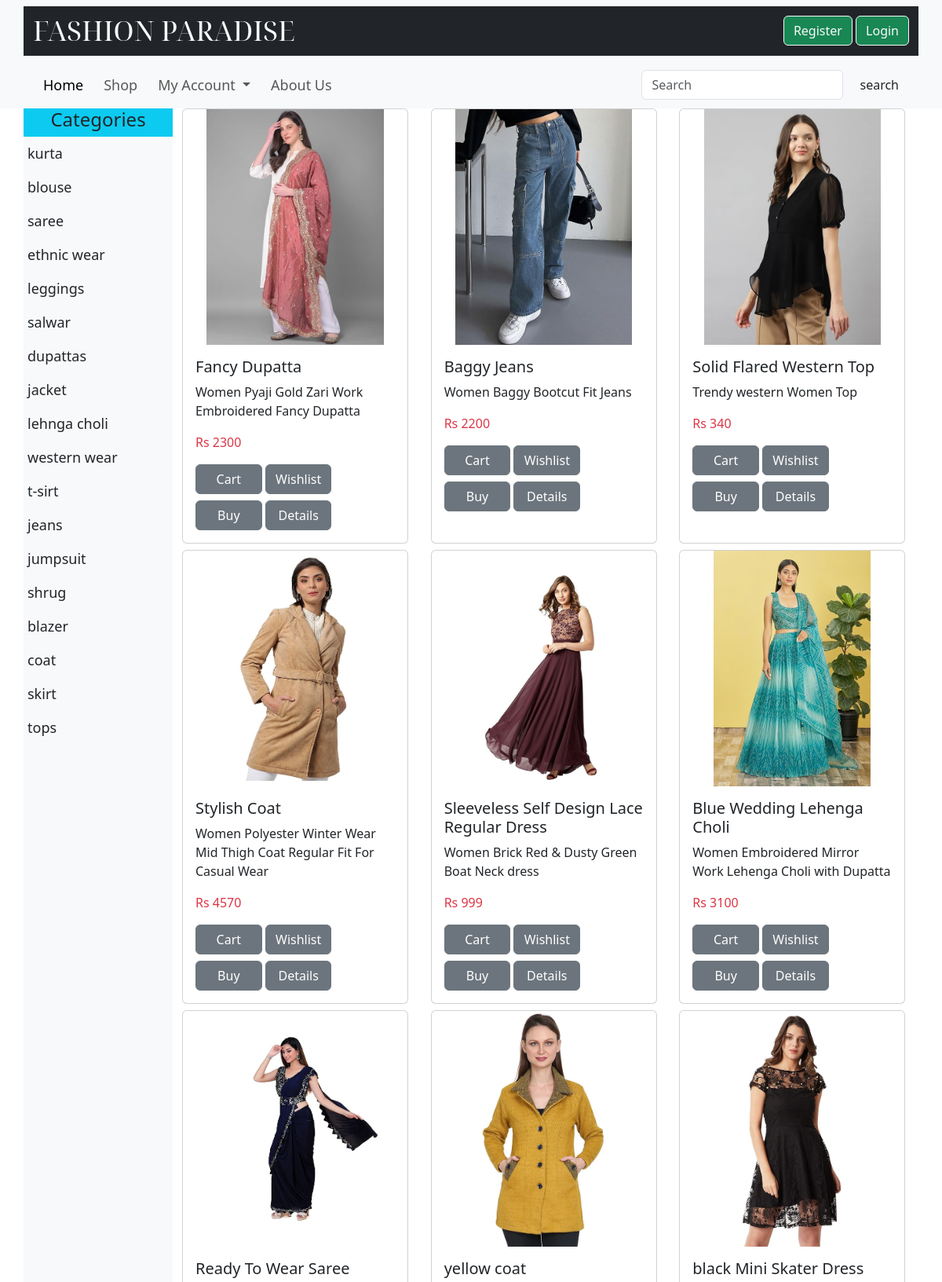
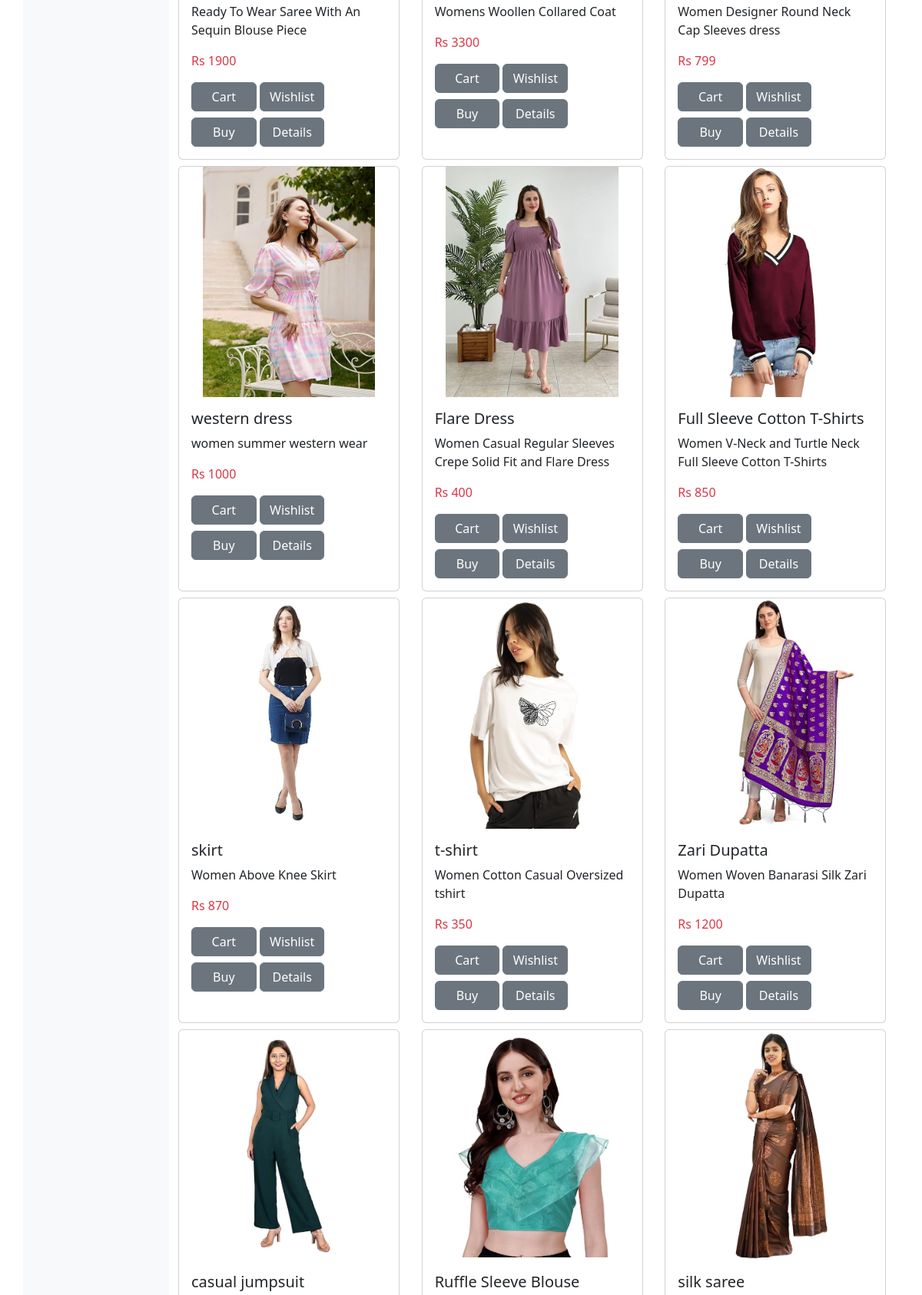
Screenshot of /display_all.php (upper part) with the database file from the repository (2 pictures, top to bottom).
### tables this page shows
CREATE TABLE `category` (
  `cat_id` int(11) NOT NULL,
  `cat_name` varchar(100) NOT NULL,
  `cat_pic` varchar(50) NOT NULL,
  `discount` varchar(20) NOT NULL
);

CREATE TABLE `products` (
  `product_id` int(11) NOT NULL,
  `product_title` varchar(100) NOT NULL,
  `product_description` varchar(255) NOT NULL,
  `product_keywords` varchar(255) NOT NULL,
  `cat_id` int(11) NOT NULL,
  `product_image` varchar(255) NOT NULL,
  `product_price` int(50) NOT NULL,
  `date` timestamp NOT NULL DEFAULT current_timestamp(),
  `status` varchar(100) NOT NULL
);

### functions/common_functions.php (the view, shortened to what this page needs)
<?php
$con = mysqli_connect("localhost", "root", "", "fashion_paradise");
function display_category()
{
  global $con;
  $select_category_query = "select * from category";
  $result_select_category = mysqli_query($con, $select_category_query);
  while ($row_category = mysqli_fetch_assoc($result_select_category)) {
    $category_id = $row_category["cat_id"];
    $category_name = $row_category["cat_name"];
    echo "<li class=nav-item bg-info'>
        <a href='shop_page.php?category_id=$category_id' class='nav-link text-dark'>
        $category_name
        </a>
        </li>";
  }
}
function get_all_products()
{
  global $con;
  if (!isset($_GET['category_id'])) {
    $select_query = "select * from products order by rand()";
    $result_select_query = mysqli_query($con, $select_query);
    while ($row = mysqli_fetch_assoc($result_select_query)) {
      $product_id = $row['product_id'];
      $product_title = $row['product_title'];
      $product_description = $row['product_description'];
      $product_image = $row['product_image'];
      $product_price = $row['product_price'];
      echo "<div class='col-md-4 mb-2'>
    <div class='card h-100' style='width: 18rem;'>
      <img class='card-img-top' src='./admin_area/product_images/$product_image' alt='$product_title'>
      <div class='card-body'>
        <h5 class='card-title'>$product_title</h5>
        <p class='card-text'>$product_description</p>
        <p class='card-text text-danger'>Rs $product_price</p>
        <a href='shop_page.php?add_to_cart=$product_id' class='fun btn btn-secondary col-4 mb-2'>Cart</a>
        <a href='shop_page.php?add_to_wishlist=$product_id' class='btn btn-secondary col-4 mb-2'>Wishlist</a>
        <a href='buy_single_product.php?buy_single_product=$product_id' class='btn btn-secondary col-4'>Buy</a>
        <a href='product_details.php?single_product_id=$product_id' class='btn btn-secondary col-4'>Details</a>
      </div>
    </div>
    </div>";
    }
  }
}

### display_all.php (style rules this page uses)
body { margin: 0; padding: 0; overflow: none; }
.nav-item { margin-left: 5px; margin-right: 5px; font-size: large; text-decoration: none; }
.card { width: 100px; height: 300px; }
.card-img-top { width: 100%; height: 300px; object-fit: contain; }

### rows the page displays
category: cat_name "kurta"
category: cat_name "blouse"
category: cat_name "saree"
category: cat_name "ethnic wear"
category: cat_name "leggings"
category: cat_name "salwar"
category: cat_name "dupattas"
category: cat_name "jacket"
category: cat_name "lehnga choli"
category: cat_name "western wear"
category: cat_name "t-sirt"
category: cat_name "jeans"
category: cat_name "jumpsuit"
category: cat_name "shrug"
category: cat_name "blazer"
category: cat_name "coat"
category: cat_name "skirt"
category: cat_name "tops"
products: product_image (picture), product_title "Fancy Dupatta", product_description "Women Pyaji Gold Zari Work Embroidered Fancy Dupatta", product_price "2300"
products: product_image (picture), product_title "Baggy Jeans", product_description "Women Baggy Bootcut Fit Jeans", product_price "2200"
products: product_image (picture), product_title "Solid Flared Western Top", product_description "Trendy western Women Top", product_price "340"
products: product_image (picture), product_title "Stylish Coat", product_description "Women Polyester Winter Wear Mid Thigh Coat Regular Fit For Casual Wear", product_price "4570"
products: product_image (picture), product_title "Sleeveless Self Design Lace Regular Dress", product_description "Women Brick Red & Dusty Green Boat Neck dress", product_price "999"
products: product_image (picture), product_title "Blue Wedding Lehenga Choli", product_description "Women Embroidered Mirror Work Lehenga Choli with Dupatta", product_price "3100"
products: product_image (picture), product_title "Ready To Wear Saree", product_description "Ready To Wear Saree With An Sequin Blouse Piece", product_price "1900"
products: product_image (picture), product_title "yellow coat", product_description "Womens Woollen Collared Coat", product_price "3300"
products: product_image (picture), product_title "black Mini Skater Dress", product_description "Women Designer Round Neck Cap Sleeves dress", product_price "799"
products: product_image (picture), product_title "western dress", product_description "women summer western wear", product_price "1000"
products: product_image (picture), product_title "Flare Dress", product_description "Women Casual Regular Sleeves Crepe Solid Fit and Flare Dress", product_price "400"
products: product_image (picture), product_title "Full Sleeve Cotton T-Shirts", product_description "Women V-Neck and Turtle Neck Full Sleeve Cotton T-Shirts", product_price "850"
products: product_image (picture), product_title "skirt", product_description "Women Above Knee Skirt", product_price "870"
products: product_image (picture), product_title "t-shirt", product_description "Women Cotton Casual Oversized tshirt", product_price "350"
products: product_image (picture), product_title "Zari Dupatta", product_description "Women Woven Banarasi Silk Zari Dupatta", product_price "1200"
products: product_image (picture), product_title "casual jumpsuit"
products: product_image (picture), product_title "Ruffle Sleeve Blouse"
products: product_image (picture), product_title "silk saree"
